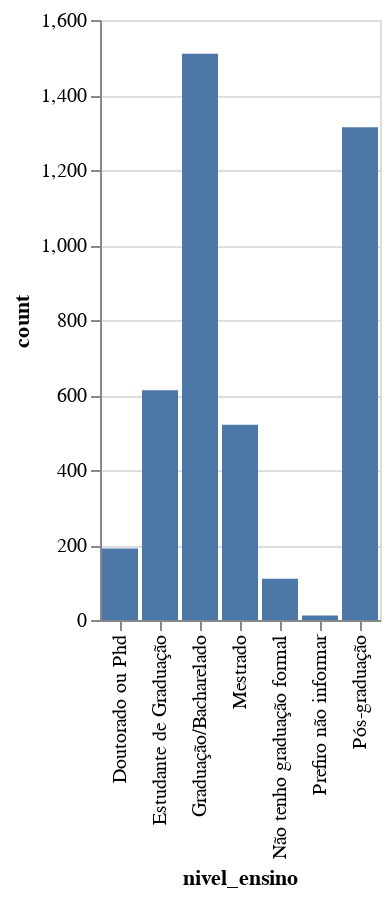

Notebook code for this chart:
### Code cell
alt.Chart(df_nivel_ensino_count).mark_bar().encode(
    x='nivel_ensino',
    y='count'
)

### Figure 1 — Vega-Lite specification as saved in the notebook (floating-point values rounded to 4 significant figures)
{"config": {"view": {"continuousWidth": 300, "continuousHeight": 300}}, "data": {"name": "data-0f2ab4662e8f3b05f887dda1e5b312e2"}, "mark": {"type": "bar"}, "encoding": {"x": {"field": "nivel_ensino", "type": "nominal"}, "y": {"field": "count", "type": "quantitative"}}, "$schema": "https://vega.github.io/schema/vega-lite/v5.20.1.json", "datasets": {"data-0f2ab4662e8f3b05f887dda1e5b312e2": [{"nivel_ensino": "Graduação/Bacharelado", "count": 1510}, {"nivel_ensino": "Pós-graduação", "count": 1314}, {"nivel_ensino": "Estudante de Graduação", "count": 613}, {"nivel_ensino": "Mestrado", "count": 521}, {"nivel_ensino": "Doutorado ou Phd", "count": 191}, {"nivel_ensino": "Não tenho graduação formal", "count": 110}, {"nivel_ensino": "Prefiro não informar", "count": 12}]}}
